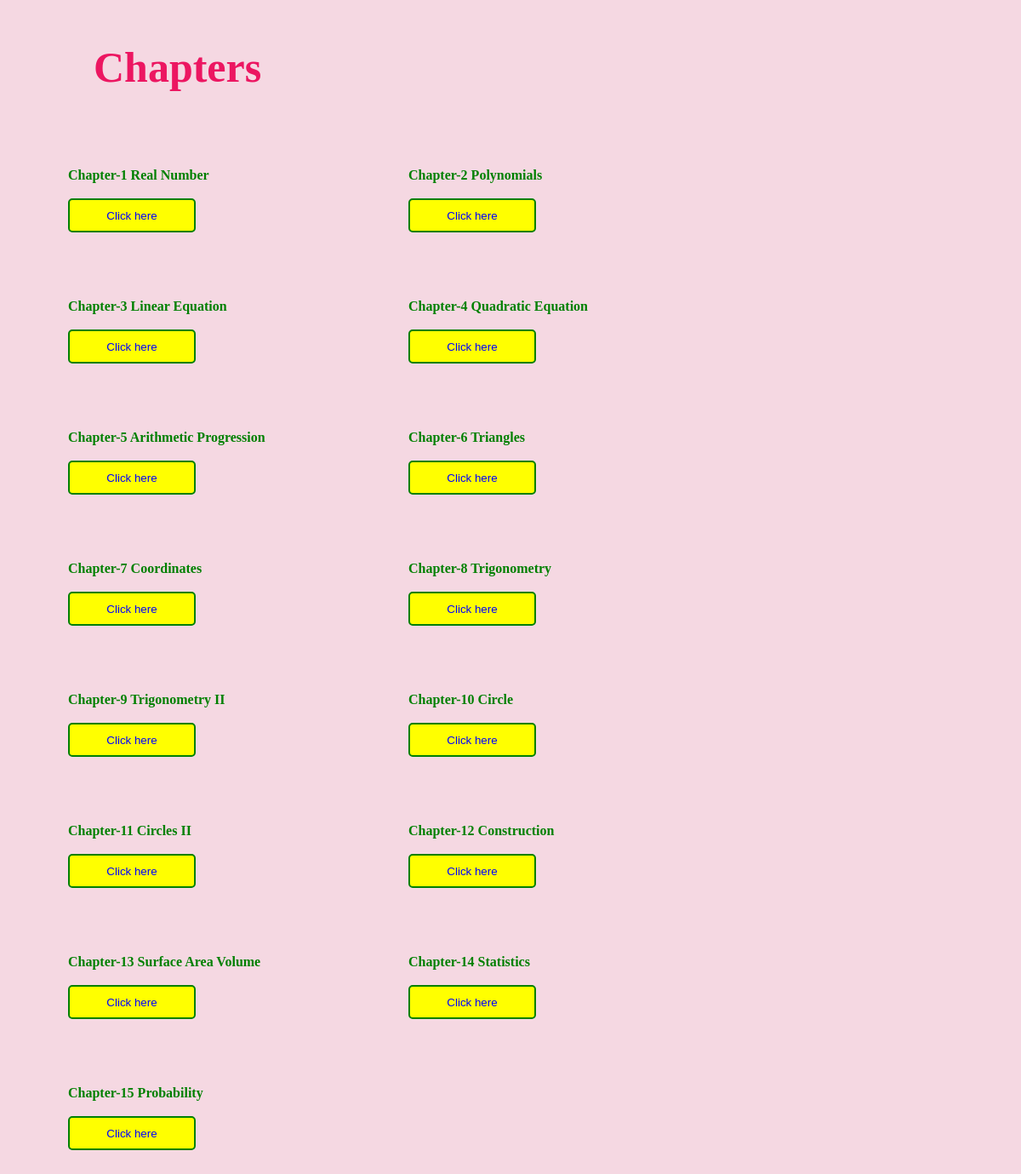
/chapters.php?ID=1, run on the app's committed database.
### tables this page shows
CREATE TABLE `chapters` (
  `ID` int(10) NOT NULL,
  `Col_ID` int(11) NOT NULL,
  `Name` varchar(100) NOT NULL,
  `file_name` varchar(50) NOT NULL
);

### chapters.php (the view, shortened to what this page needs)
<html>
<head>
</head>
 <body>
    <div class='b2'>
        <?php
        echo "<h2> Chapters</h2>";
            $connect = new mysqli("localhost","root","","offers");
            $query = "select * from chapters where Col_ID=".$_GET['ID'];
            $result = $connect->query($query);
            while($row = $result->fetch_assoc()){
                echo "<div class='chapter'>";
                echo "<br/>";
                echo "<b>".$row['Name']."</b>";
                echo "<br/>";
                echo "<br/>";
                echo "<a href='Chapters/".$row['file_name']."'><button>Click here</button></a>";
                echo "</div>";
            }
        ?>
    </div>
 </body>
</html>

### chapters.php (style rules this page uses)
h2 { color:rgb(236, 22, 97); font-size:50px; margin-left:100px; }
body { background-color:rgb(245, 216, 226); }
.b2 { z-index:2; position:absolute; left:10px; }
.chapter { border-bottom-left-radius: 05px; border-bottom-right-radius:05px; border-top-right-radius: 05px; border-top-left-radius: 05px; padding:20px; width:300px; display:inline-block; margin:10px; margin-left:50px; text-decoration:none; color:green; }
button { width: 150px; height:40px; border-bottom-left-radius: 05px; border-bottom-right-radius:05px; border-top-right-radius: 05px; border-top-left-radius: 05px; color:blue; background-color:yellow; border:2px solid green; }

### data on the page
chapters: Name "Chapter-1 Real Number"
chapters: Name "Chapter-2 Polynomials"
chapters: Name "Chapter-3 Linear Equation"
chapters: Name "Chapter-4 Quadratic Equation"
chapters: Name "Chapter-5 Arithmetic Progression"
chapters: Name "Chapter-6 Triangles"
chapters: Name "Chapter-7 Coordinates"
chapters: Name "Chapter-8 Trigonometry"
chapters: Name "Chapter-9 Trigonometry II"
chapters: Name "Chapter-10 Circle"
chapters: Name "Chapter-11 Circles II"
chapters: Name "Chapter-12 Construction"
chapters: Name "Chapter-13 Surface Area Volume"
chapters: Name "Chapter-14 Statistics"
chapters: Name "Chapter-15 Probability"
